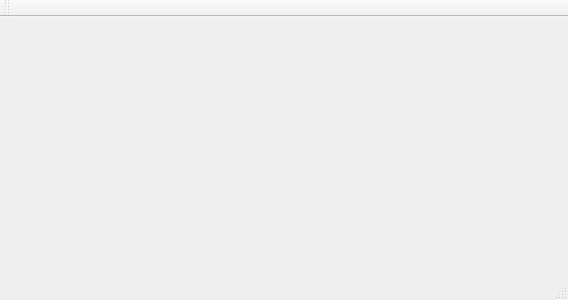
<?xml version="1.0" encoding="UTF-8"?>
<ui version="4.0">
 <class>MainWindow</class>
 <widget class="QMainWindow" name="MainWindow">
  <property name="geometry">
   <rect>
    <x>0</x>
    <y>0</y>
    <width>568</width>
    <height>300</height>
   </rect>
  </property>
  <property name="windowTitle">
   <string>MainWindow</string>
  </property>
  <widget class="QWidget" name="centralWidget"/>
  <widget class="QMenuBar" name="menuBar">
   <property name="geometry">
    <rect>
     <x>0</x>
     <y>0</y>
     <width>568</width>
     <height>21</height>
    </rect>
   </property>
  </widget>
  <widget class="QToolBar" name="mainToolBar">
   <attribute name="toolBarArea">
    <enum>TopToolBarArea</enum>
   </attribute>
   <attribute name="toolBarBreak">
    <bool>false</bool>
   </attribute>
  </widget>
  <widget class="QStatusBar" name="statusBar"/>
 </widget>
 <layoutdefault spacing="6" margin="11"/>
 <resources/>
 <connections/>
</ui>
